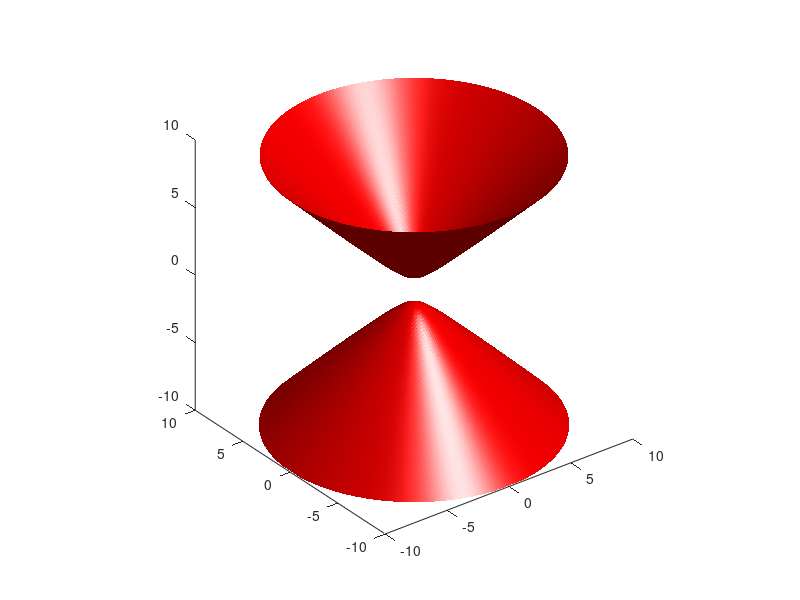

Recreate this plot in MATLAB.
% From https://www.mathworks.com/matlabcentral/answers/524171-i-want-to-make-a-function-that-plots-3d-quadratic-surface
clc;
clear all;
[X,Y,Z] = meshgrid(-10:0.15:10,-10:0.15:10,-10:0.15:10);
a=1;
b=1;
c=1;
V = -X.^2/a^2 - Y.^2/b^2 + Z.^2/c^2; % Ver expressões das quádricas
p=patch(isosurface(X,Y,Z,V,1)); % Aqui introduzimos os valores admissiveis para as 3 variáveis (X,Y,Z), a expressão V e o valor a que ela será igual.
set(p,'FaceColor','red','EdgeColor','none');
daspect([1 1 1])
view(3);
camlight
